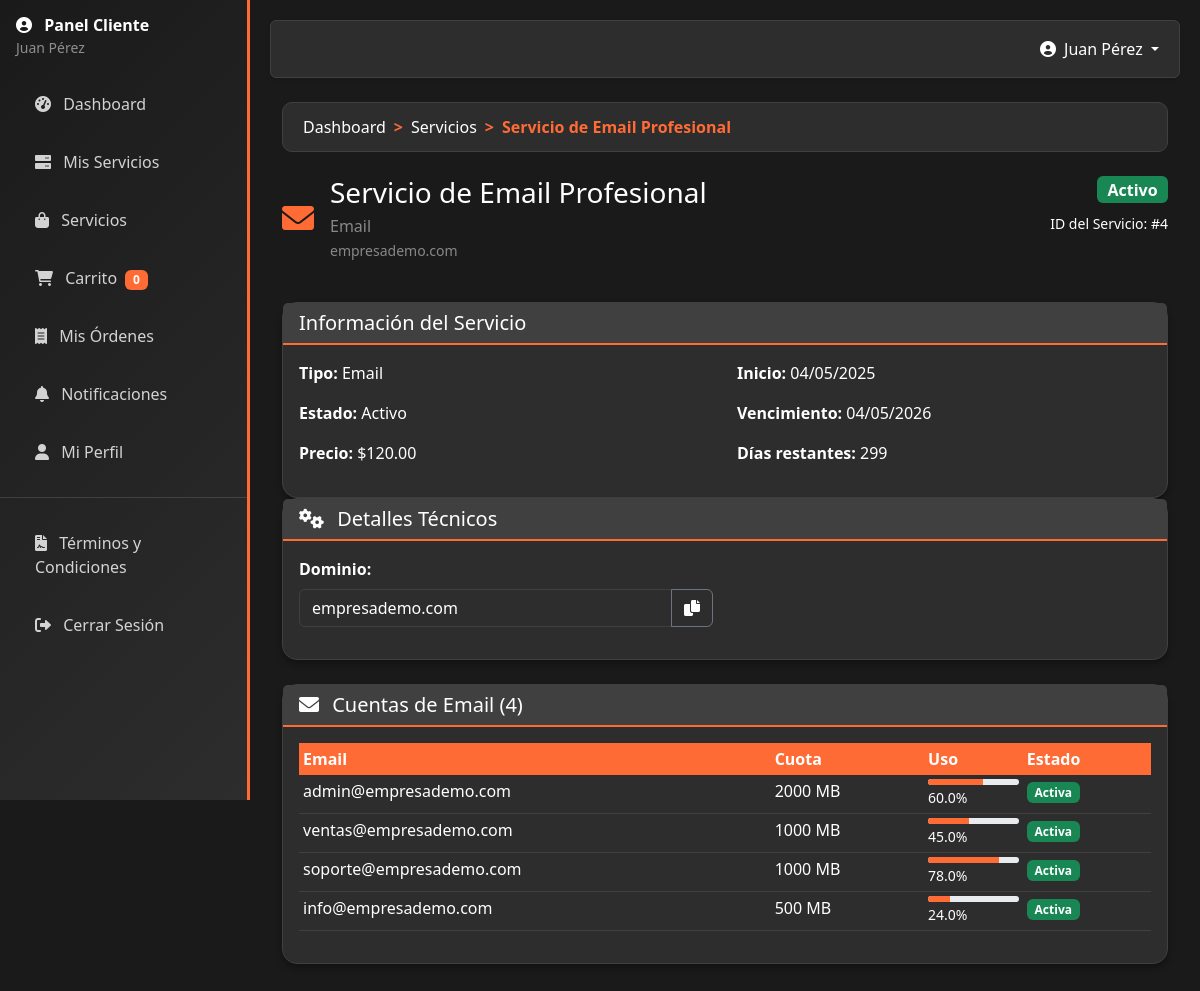
/accounts/services/4/ (signed in), run on the app's committed database.
### accounts/models.py (models this page shows, shortened)
class User(AbstractUser):
    USER_TYPE_CHOICES = [
        ('admin', 'Administrador'),
        ('client', 'Cliente'),
    ]
    user_type = models.CharField(max_length=10, choices=USER_TYPE_CHOICES, default='client')
    phone = models.CharField(max_length=20, blank=True, null=True)
    company = models.CharField(max_length=100, blank=True, null=True, verbose_name="Empresa")
    address = models.TextField(blank=True, null=True, verbose_name="Dirección")
    city = models.CharField(max_length=50, blank=True, null=True, verbose_name="Ciudad")
    country = models.CharField(max_length=50, blank=True, null=True, verbose_name="País")
    two_factor_enabled = models.BooleanField(default=False)
    created_at = models.DateTimeField(auto_now_add=True)
    updated_at = models.DateTimeField(auto_now=True)
    def is_client(self):
        return self.user_type == 'client'

class ClientService(models.Model):
    SERVICE_TYPES = [
        ('hosting', 'Hosting'),
        ('domain', 'Dominio'),
        ('email', 'Email'),
        ('ssl', 'Certificado SSL'),
        ('backup', 'Backup'),
        ('maintenance', 'Mantenimiento'),
        ('development', 'Desarrollo Web'),
        ('seo', 'SEO'),
    ]
    STATUS_CHOICES = [
        ('active', 'Activo'),
        ('suspended', 'Suspendido'),
        ('expired', 'Vencido'),
        ('cancelled', 'Cancelado'),
    ]
    BILLING_CYCLES = [
        ('monthly', 'Mensual'),
        ('quarterly', 'Trimestral'),
        ('semi_annual', 'Semestral'),
        ('yearly', 'Anual'),
        ('biennial', 'Bienal'),
    ]
    client = models.ForeignKey(User, on_delete=models.CASCADE, related_name='services')
    service_type = models.CharField(max_length=20, choices=SERVICE_TYPES, verbose_name="Tipo de Servicio")
    name = models.CharField(max_length=200, verbose_name="Nombre del Servicio")
    description = models.TextField(blank=True, null=True, verbose_name="Descripción")
    hosting_plan = models.ForeignKey(HostingPlan, on_delete=models.SET_NULL, null=True, blank=True, verbose_name="Plan de Hosting")
    start_date = models.DateField(verbose_name="Fecha de Inicio")
    expiry_date = models.DateField(verbose_name="Fecha de Vencimiento")
    billing_cycle = models.CharField(max_length=20, choices=BILLING_CYCLES, verbose_name="Ciclo de Facturación")
    price = models.DecimalField(max_digits=10, decimal_places=2, verbose_name="Precio")
    status = models.CharField(max_length=20, choices=STATUS_CHOICES, default='active', verbose_name="Estado")
    auto_renew = models.BooleanField(default=True, verbose_name="Renovación Automática")
    domain_name = models.CharField(max_length=255, blank=True, null=True, verbose_name="Nombre de Dominio")
    server_ip = models.GenericIPAddressField(blank=True, null=True, verbose_name="IP del Servidor")
    cpanel_username = models.CharField(max_length=50, blank=True, null=True, verbose_name="Usuario cPanel")
    created_at = models.DateTimeField(auto_now_add=True)
    updated_at = models.DateTimeField(auto_now=True)
    class Meta:
        verbose_name = "Servicio de Cliente"
        verbose_name_plural = "Servicios de Clientes"
        ordering = ['-created_at']
    def days_until_expiry(self):
        if self.expiry_date:
            delta = self.expiry_date - timezone.now().date()
            return delta.days
        return None

class EmailAccount(models.Model):
    client = models.ForeignKey(User, on_delete=models.CASCADE, related_name='email_accounts')
    service = models.ForeignKey(ClientService, on_delete=models.CASCADE, related_name='email_accounts')
    email_address = models.EmailField(verbose_name="Dirección de Email")
    password = models.CharField(max_length=100, verbose_name="Contraseña")
    quota_mb = models.IntegerField(default=1000, verbose_name="Cuota (MB)")
    used_mb = models.IntegerField(default=0, verbose_name="Espacio Usado (MB)")
    is_active = models.BooleanField(default=True, verbose_name="Activo")
    forward_to = models.EmailField(blank=True, null=True, verbose_name="Reenviar a")
    autoresponder_enabled = models.BooleanField(default=False, verbose_name="Autorespuesta Habilitada")
    autoresponder_message = models.TextField(blank=True, null=True, verbose_name="Mensaje de Autorespuesta")
    created_at = models.DateTimeField(auto_now_add=True)
    updated_at = models.DateTimeField(auto_now=True)
    class Meta:
        verbose_name = "Cuenta de Email"
        verbose_name_plural = "Cuentas de Email"
        unique_together = ['email_address']
    def usage_percentage(self):
        if self.quota_mb > 0:
            return (self.used_mb / self.quota_mb) * 100
        return 0

### accounts/views.py (the view)
# urls.py: path('services/<int:service_id>/', views.service_detail, name='service_detail'),
@login_required
def service_detail(request, service_id):
    service = get_object_or_404(ClientService, id=service_id, client=request.user)
    email_accounts = EmailAccount.objects.filter(service=service)
    notifications = ServiceNotification.objects.filter(
        service=service
    ).order_by('-created_at')[:10]
    context = {
        'service': service,
        'email_accounts': email_accounts,
        'notifications': notifications,
    }
    return render(request, 'accounts/service_detail.html', context)

### accounts/templates/accounts/service_detail.html (shortened to what this page needs)
{% extends 'accounts/client_base.html' %}
{% block content %}
<div class="container-fluid">
    <nav aria-label="breadcrumb" class="mb-4">
        <ol class="breadcrumb">
            <li class="breadcrumb-item"><a href="{% url 'accounts:client_dashboard' %}">Dashboard</a></li>
            <li class="breadcrumb-item"><a href="{% url 'accounts:client_services' %}">Servicios</a></li>
            <li class="breadcrumb-item active">{{ service.name }}</li>
        </ol>
    </nav>
    <div class="row mb-4">
        <div class="col-lg-8">
            <div class="d-flex align-items-center mb-3">
                <div class="me-3">
                    {% if service.service_type == 'hosting' %}
                        <i class="fas fa-server fa-2x text-primary"></i>
                    {% elif service.service_type == 'domain' %}
                        <i class="fas fa-globe fa-2x text-primary"></i>
                    {% elif service.service_type == 'email' %}
                        <i class="fas fa-envelope fa-2x text-primary"></i>
                    {% elif service.service_type == 'ssl' %}
                        <i class="fas fa-shield-alt fa-2x text-primary"></i>
                    {% else %}
                        <i class="fas fa-cog fa-2x text-primary"></i>
                    {% endif %}
                </div>
                <div>
                    <h1 class="h3 mb-1">{{ service.name }}</h1>
                    <p class="text-muted mb-0">{{ service.get_service_type_display }}</p>
                    {% if service.domain_name %}
                        <small class="text-muted">{{ service.domain_name }}</small>
                    {% endif %}
                </div>
            </div>
        </div>
        <div class="col-lg-4 text-lg-end">
            <div class="mb-2">
                {% if service.status == 'active' %}
                    <span class="badge bg-success fs-6">Activo</span>
                {% elif service.status == 'expired' %}
                    <span class="badge bg-danger fs-6">Vencido</span>
                {% elif service.status == 'suspended' %}
                    <span class="badge bg-warning fs-6">Suspendido</span>
                {% else %}
                    <span class="badge bg-secondary fs-6">{{ service.get_status_display }}</span>
                {% endif %}
            </div>
            <div class="text-muted">
                <small>ID del Servicio: #{{ service.id }}</small>
            </div>
        </div>
    </div>
    <div class="card">
        <div class="card-header">
            <h5 class="mb-0">Información del Servicio</h5>
        </div>
        <div class="card-body">
            <div class="row">
                <div class="col-md-6">
                    <p><strong>Tipo:</strong> {{ service.get_service_type_display }}</p>
                    <p><strong>Estado:</strong> {{ service.get_status_display }}</p>
                    <p><strong>Precio:</strong> ${{ service.price }}</p>
                </div>
                <div class="col-md-6">
                    <p><strong>Inicio:</strong> {{ service.start_date|date:"d/m/Y" }}</p>
                    <p><strong>Vencimiento:</strong> {{ service.expiry_date|date:"d/m/Y" }}</p>
                    <p><strong>Días restantes:</strong> {{ service.days_until_expiry }}</p>
                </div>
            </div>
        </div>
    </div>
    {% if service.domain_name or service.server_ip or service.cpanel_username %}
        <div class="card mb-4">
            <div class="card-header">
                <h5 class="mb-0">
                    <i class="fas fa-cogs me-2"></i>
                    Detalles Técnicos
                </h5>
            </div>
            <div class="card-body">
                <div class="row">
                    {% if service.domain_name %}
                        <div class="col-md-6 mb-3">
                            <label class="form-label"><strong>Dominio:</strong></label>
                            <div class="input-group">
                                <input type="text" class="form-control" value="{{ service.domain_name }}" readonly>
                                <button class="btn btn-outline-secondary" type="button"
                                        onclick="copyToClipboard('{{ service.domain_name }}')">
                                    <i class="fas fa-copy"></i>
                                </button>
                            </div>
                        </div>
                    {% endif %}
                </div>
            </div>
        </div>
    {% endif %}
    {% if email_accounts %}
        <div class="card mb-4">
            <div class="card-header d-flex justify-content-between align-items-center">
                <h5 class="mb-0">
                    <i class="fas fa-envelope me-2"></i>
                    Cuentas de Email ({{ email_accounts.count }})
                </h5>
            </div>
            <div class="card-body">
                <div class="table-responsive">
                    <table class="table table-sm">
                        <thead>
                            <tr>
                                <th>Email</th>
                                <th>Cuota</th>
                                <th>Uso</th>
                                <th>Estado</th>
                            </tr>
                        </thead>
                        <tbody>
                            {% for email in email_accounts %}
                                <tr>
                                    <td>{{ email.email_address }}</td>
                                    <td>{{ email.quota_mb }} MB</td>
                                    <td>
                                        <div class="progress" style="height: 6px;">
                                            <div class="progress-bar bg-primary"
                                                 style="width: {{ email.usage_percentage }}%"></div>
                                        </div>
                                        <small>{{ email.usage_percentage|floatformat:1 }}%</small>
                                    </td>
                                    <td>
                                        {% if email.is_active %}
                                            <span class="badge bg-success">Activa</span>
                                        {% else %}
                                            <span class="badge bg-secondary">Inactiva</span>
                                        {% endif %}
                                    </td>
                                </tr>
                            {% endfor %}
                        </tbody>
                    </table>
                </div>
            </div>
        </div>
    {% endif %}
</div>
{% endblock %}

### accounts/templates/accounts/client_base.html (shortened to what this page needs)
<!DOCTYPE html>
<html lang="es">
<head>
    <link href="https://cdn.jsdelivr.net/npm/bootstrap@5.3.0/dist/css/bootstrap.min.css" rel="stylesheet">
    <link rel="stylesheet" href="https://cdnjs.cloudflare.com/ajax/libs/font-awesome/6.0.0/css/all.min.css">
</head>
<body>
    <div class="sidebar">
        <div class="p-3">
            <h4 class="navbar-brand mb-0">
                <i class="fas fa-user-circle me-2"></i>
                Panel Cliente
            </h4>
            <small class="text-white-50">{{ user.get_full_name|default:user.username }}</small>
        </div>
        <nav class="nav flex-column">
            <a class="nav-link {% if request.resolver_match.url_name == 'client_dashboard' %}active{% endif %}"
               href="{% url 'accounts:client_dashboard' %}">
                <i class="fas fa-tachometer-alt me-2"></i> Dashboard
            </a>
            <a class="nav-link {% if request.resolver_match.url_name == 'client_services' %}active{% endif %}"
               href="{% url 'accounts:client_services' %}">
                <i class="fas fa-server me-2"></i> Mis Servicios
            </a>
            <a class="nav-link {% if request.resolver_match.url_name == 'home' %}active{% endif %}"
               href="{% url 'services:home' %}">
                <i class="fas fa-shopping-bag me-2"></i> Servicios
            </a>
            <a class="nav-link position-relative {% if request.resolver_match.url_name == 'cart' %}active{% endif %}"
               href="{% url 'services:cart' %}">
                <i class="fas fa-shopping-cart me-2"></i> Carrito
                <span class="badge bg-orange ms-1" id="cart-count">{{ cart_items_count }}</span>
            </a>
            <a class="nav-link {% if request.resolver_match.url_name == 'my_orders' %}active{% endif %}"
               href="{% url 'accounts:my_orders' %}">
                <i class="fas fa-receipt me-2"></i> Mis Órdenes
            </a>
            <a class="nav-link position-relative {% if request.resolver_match.url_name == 'client_notifications' %}active{% endif %}"
               href="{% url 'accounts:client_notifications' %}">
                <i class="fas fa-bell me-2"></i> Notificaciones
            </a>
            <a class="nav-link {% if request.resolver_match.url_name == 'client_profile' %}active{% endif %}"
               href="{% url 'accounts:client_profile' %}">
                <i class="fas fa-user me-2"></i> Mi Perfil
            </a>
            <hr class="text-white-50">
            <a class="nav-link {% if request.resolver_match.url_name == 'terms_and_conditions' %}active{% endif %}"
               href="{% url 'accounts:terms_and_conditions' %}">
                <i class="fas fa-file-contract me-2"></i> Términos y Condiciones
            </a>
            <a class="nav-link" href="{% url 'accounts:logout' %}">
                <i class="fas fa-sign-out-alt me-2"></i> Cerrar Sesión
            </a>
        </nav>
    </div>
    <div class="main-content">
        <nav class="navbar navbar-expand-lg navbar-dark rounded shadow-sm mb-4" style="background-color: var(--card-bg); border: 1px solid var(--border-color);">
            <div class="container-fluid">
                <div class="navbar-nav ms-auto">
                    <div class="nav-item dropdown">
                        <a class="nav-link dropdown-toggle" href="#" role="button" data-bs-toggle="dropdown">
                            <i class="fas fa-user-circle me-1"></i>
                            {{ user.get_full_name|default:user.username }}
                        </a>
                    </div>
                </div>
            </div>
        </nav>
        {% block content %}{% endblock %}
    </div>
</body>
</html>

### data on the page
User: get_full_name "Juan Pérez"
ClientService: name "Servicio de Email Profesional", service_type "Email", domain_name "empresademo.com", id "4", status "Activo", price "120.00", start_date "04/05/2025", expiry_date "04/05/2026", days_until_expiry "299"
EmailAccount: email_address "admin@empresademo.com", quota_mb "2000", usage_percentage "60.0", is_active "Activa"
EmailAccount: email_address "ventas@empresademo.com", quota_mb "1000", usage_percentage "45.0", is_active "Activa"
EmailAccount: email_address "soporte@empresademo.com", quota_mb "1000", usage_percentage "78.0", is_active "Activa"
EmailAccount: email_address "info@empresademo.com", quota_mb "500", usage_percentage "24.0", is_active "Activa"

### other printed values
{{ cart_items_count }} "0"
{{ email_accounts.count }} "4"
